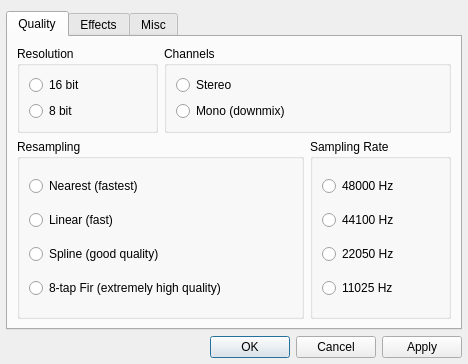
<?xml version="1.0" encoding="UTF-8"?>
<ui version="4.0">
 <class>SettingsDialog</class>
 <widget class="QDialog" name="SettingsDialog">
  <property name="geometry">
   <rect>
    <x>0</x>
    <y>0</y>
    <width>468</width>
    <height>364</height>
   </rect>
  </property>
  <property name="windowTitle">
   <string>ModPlug Plugin Settings</string>
  </property>
  <layout class="QGridLayout" name="gridLayout">
   <property name="leftMargin">
    <number>6</number>
   </property>
   <property name="rightMargin">
    <number>6</number>
   </property>
   <property name="bottomMargin">
    <number>6</number>
   </property>
   <item row="0" column="0" colspan="2">
    <widget class="QTabWidget" name="tabWidget">
     <property name="currentIndex">
      <number>0</number>
     </property>
     <widget class="QWidget" name="tab">
      <attribute name="title">
       <string>Quality</string>
      </attribute>
      <layout class="QGridLayout">
       <item row="0" column="0">
        <widget class="QGroupBox" name="groupBox">
         <property name="sizePolicy">
          <sizepolicy hsizetype="Preferred" vsizetype="Preferred">
           <horstretch>0</horstretch>
           <verstretch>0</verstretch>
          </sizepolicy>
         </property>
         <property name="title">
          <string>Resolution</string>
         </property>
         <layout class="QVBoxLayout">
          <item>
           <widget class="QRadioButton" name="bit16RadioButton">
            <property name="text">
             <string>16 bit</string>
            </property>
           </widget>
          </item>
          <item>
           <widget class="QRadioButton" name="bit8RadioButton">
            <property name="text">
             <string>8 bit</string>
            </property>
           </widget>
          </item>
         </layout>
        </widget>
       </item>
       <item row="0" column="1" colspan="2">
        <widget class="QGroupBox" name="groupBox_2">
         <property name="sizePolicy">
          <sizepolicy hsizetype="Preferred" vsizetype="Preferred">
           <horstretch>0</horstretch>
           <verstretch>0</verstretch>
          </sizepolicy>
         </property>
         <property name="title">
          <string>Channels</string>
         </property>
         <layout class="QVBoxLayout">
          <item>
           <widget class="QRadioButton" name="stereoRadioButton">
            <property name="text">
             <string>Stereo</string>
            </property>
           </widget>
          </item>
          <item>
           <widget class="QRadioButton" name="monoRadioButton">
            <property name="text">
             <string>Mono (downmix)</string>
            </property>
           </widget>
          </item>
         </layout>
        </widget>
       </item>
       <item row="1" column="0" colspan="2">
        <widget class="QGroupBox" name="groupBox_3">
         <property name="sizePolicy">
          <sizepolicy hsizetype="Preferred" vsizetype="Expanding">
           <horstretch>0</horstretch>
           <verstretch>0</verstretch>
          </sizepolicy>
         </property>
         <property name="title">
          <string>Resampling</string>
         </property>
         <layout class="QVBoxLayout">
          <item>
           <widget class="QRadioButton" name="resampNearestRadioButton">
            <property name="text">
             <string>Nearest (fastest)</string>
            </property>
           </widget>
          </item>
          <item>
           <widget class="QRadioButton" name="resampLinearRadioButton">
            <property name="text">
             <string>Linear (fast)</string>
            </property>
           </widget>
          </item>
          <item>
           <widget class="QRadioButton" name="resampSplineRadioButton">
            <property name="text">
             <string>Spline (good quality)</string>
            </property>
           </widget>
          </item>
          <item>
           <widget class="QRadioButton" name="resampPolyphaseRadioButton">
            <property name="text">
             <string>8-tap Fir (extremely high quality)</string>
            </property>
           </widget>
          </item>
         </layout>
        </widget>
       </item>
       <item row="1" column="2">
        <widget class="QGroupBox" name="groupBox_4">
         <property name="sizePolicy">
          <sizepolicy hsizetype="Preferred" vsizetype="Expanding">
           <horstretch>0</horstretch>
           <verstretch>0</verstretch>
          </sizepolicy>
         </property>
         <property name="title">
          <string>Sampling Rate</string>
         </property>
         <layout class="QVBoxLayout">
          <item>
           <widget class="QRadioButton" name="khz48RadioButton">
            <property name="text">
             <string>48000 Hz</string>
            </property>
           </widget>
          </item>
          <item>
           <widget class="QRadioButton" name="khz44RadioButton">
            <property name="text">
             <string>44100 Hz</string>
            </property>
           </widget>
          </item>
          <item>
           <widget class="QRadioButton" name="khz22RadioButton">
            <property name="text">
             <string>22050 Hz</string>
            </property>
           </widget>
          </item>
          <item>
           <widget class="QRadioButton" name="khz11RadioButton">
            <property name="text">
             <string>11025 Hz</string>
            </property>
           </widget>
          </item>
         </layout>
        </widget>
       </item>
      </layout>
     </widget>
     <widget class="QWidget" name="tab_2">
      <attribute name="title">
       <string>Effects</string>
      </attribute>
      <layout class="QGridLayout">
       <item row="0" column="0">
        <widget class="QGroupBox" name="reverbGroupBox">
         <property name="title">
          <string>Reverb</string>
         </property>
         <property name="checkable">
          <bool>true</bool>
         </property>
         <property name="checked">
          <bool>true</bool>
         </property>
         <layout class="QGridLayout">
          <item row="0" column="0">
           <widget class="QLabel" name="label_3">
            <property name="text">
             <string>Depth (%)</string>
            </property>
           </widget>
          </item>
          <item row="0" column="1">
           <spacer>
            <property name="orientation">
             <enum>Qt::Horizontal</enum>
            </property>
            <property name="sizeHint" stdset="0">
             <size>
              <width>10</width>
              <height>20</height>
             </size>
            </property>
           </spacer>
          </item>
          <item row="0" column="2">
           <widget class="QLabel" name="label_9">
            <property name="minimumSize">
             <size>
              <width>40</width>
              <height>0</height>
             </size>
            </property>
            <property name="frameShape">
             <enum>QFrame::Panel</enum>
            </property>
            <property name="frameShadow">
             <enum>QFrame::Sunken</enum>
            </property>
            <property name="text">
             <string>0</string>
            </property>
            <property name="alignment">
             <set>Qt::AlignCenter</set>
            </property>
            <property name="wordWrap">
             <bool>false</bool>
            </property>
            <property name="margin">
             <number>2</number>
            </property>
           </widget>
          </item>
          <item row="1" column="0" colspan="3">
           <widget class="QSlider" name="reverbDepthSlider">
            <property name="maximum">
             <number>100</number>
            </property>
            <property name="orientation">
             <enum>Qt::Horizontal</enum>
            </property>
           </widget>
          </item>
          <item row="2" column="0">
           <widget class="QLabel" name="label_4">
            <property name="text">
             <string>Delay (ms)</string>
            </property>
           </widget>
          </item>
          <item row="2" column="1">
           <spacer>
            <property name="orientation">
             <enum>Qt::Horizontal</enum>
            </property>
            <property name="sizeHint" stdset="0">
             <size>
              <width>10</width>
              <height>20</height>
             </size>
            </property>
           </spacer>
          </item>
          <item row="2" column="2">
           <widget class="QLabel" name="label_10">
            <property name="minimumSize">
             <size>
              <width>35</width>
              <height>0</height>
             </size>
            </property>
            <property name="frameShape">
             <enum>QFrame::Panel</enum>
            </property>
            <property name="frameShadow">
             <enum>QFrame::Sunken</enum>
            </property>
            <property name="text">
             <string>40</string>
            </property>
            <property name="alignment">
             <set>Qt::AlignCenter</set>
            </property>
            <property name="wordWrap">
             <bool>false</bool>
            </property>
            <property name="margin">
             <number>2</number>
            </property>
           </widget>
          </item>
          <item row="3" column="0" colspan="3">
           <widget class="QSlider" name="reverbDelaySlider">
            <property name="minimum">
             <number>40</number>
            </property>
            <property name="maximum">
             <number>200</number>
            </property>
            <property name="orientation">
             <enum>Qt::Horizontal</enum>
            </property>
           </widget>
          </item>
         </layout>
        </widget>
       </item>
       <item row="0" column="1">
        <widget class="QGroupBox" name="bassGroupBox">
         <property name="title">
          <string>Bass Boost</string>
         </property>
         <property name="checkable">
          <bool>true</bool>
         </property>
         <property name="checked">
          <bool>true</bool>
         </property>
         <layout class="QGridLayout">
          <item row="0" column="0">
           <widget class="QLabel" name="label_5">
            <property name="text">
             <string>Amount (%)</string>
            </property>
           </widget>
          </item>
          <item row="0" column="1">
           <spacer>
            <property name="orientation">
             <enum>Qt::Horizontal</enum>
            </property>
            <property name="sizeHint" stdset="0">
             <size>
              <width>10</width>
              <height>20</height>
             </size>
            </property>
           </spacer>
          </item>
          <item row="0" column="2">
           <widget class="QLabel" name="label_13">
            <property name="minimumSize">
             <size>
              <width>40</width>
              <height>0</height>
             </size>
            </property>
            <property name="frameShape">
             <enum>QFrame::Panel</enum>
            </property>
            <property name="frameShadow">
             <enum>QFrame::Sunken</enum>
            </property>
            <property name="text">
             <string>0</string>
            </property>
            <property name="alignment">
             <set>Qt::AlignCenter</set>
            </property>
            <property name="wordWrap">
             <bool>false</bool>
            </property>
            <property name="margin">
             <number>2</number>
            </property>
           </widget>
          </item>
          <item row="1" column="0" colspan="3">
           <widget class="QSlider" name="bassAmountSlider">
            <property name="maximum">
             <number>100</number>
            </property>
            <property name="orientation">
             <enum>Qt::Horizontal</enum>
            </property>
           </widget>
          </item>
          <item row="2" column="0">
           <widget class="QLabel" name="label_6">
            <property name="text">
             <string>Range (Hz)</string>
            </property>
           </widget>
          </item>
          <item row="2" column="1">
           <spacer>
            <property name="orientation">
             <enum>Qt::Horizontal</enum>
            </property>
            <property name="sizeHint" stdset="0">
             <size>
              <width>10</width>
              <height>20</height>
             </size>
            </property>
           </spacer>
          </item>
          <item row="2" column="2">
           <widget class="QLabel" name="label_14">
            <property name="minimumSize">
             <size>
              <width>35</width>
              <height>0</height>
             </size>
            </property>
            <property name="frameShape">
             <enum>QFrame::Panel</enum>
            </property>
            <property name="frameShadow">
             <enum>QFrame::Sunken</enum>
            </property>
            <property name="text">
             <string>10</string>
            </property>
            <property name="alignment">
             <set>Qt::AlignCenter</set>
            </property>
            <property name="wordWrap">
             <bool>false</bool>
            </property>
            <property name="margin">
             <number>2</number>
            </property>
           </widget>
          </item>
          <item row="3" column="0" colspan="3">
           <widget class="QSlider" name="bassRangeSlider">
            <property name="minimum">
             <number>10</number>
            </property>
            <property name="maximum">
             <number>100</number>
            </property>
            <property name="orientation">
             <enum>Qt::Horizontal</enum>
            </property>
           </widget>
          </item>
         </layout>
        </widget>
       </item>
       <item row="1" column="0">
        <widget class="QGroupBox" name="surGroupBox">
         <property name="title">
          <string>Surround</string>
         </property>
         <property name="checkable">
          <bool>true</bool>
         </property>
         <layout class="QGridLayout">
          <item row="0" column="0">
           <widget class="QLabel" name="label">
            <property name="text">
             <string>Depth (%)</string>
            </property>
           </widget>
          </item>
          <item row="0" column="1">
           <spacer>
            <property name="orientation">
             <enum>Qt::Horizontal</enum>
            </property>
            <property name="sizeHint" stdset="0">
             <size>
              <width>10</width>
              <height>20</height>
             </size>
            </property>
           </spacer>
          </item>
          <item row="0" column="2">
           <widget class="QLabel" name="label_11">
            <property name="minimumSize">
             <size>
              <width>35</width>
              <height>0</height>
             </size>
            </property>
            <property name="frameShape">
             <enum>QFrame::Panel</enum>
            </property>
            <property name="frameShadow">
             <enum>QFrame::Sunken</enum>
            </property>
            <property name="text">
             <string>0</string>
            </property>
            <property name="alignment">
             <set>Qt::AlignCenter</set>
            </property>
           </widget>
          </item>
          <item row="1" column="0" colspan="3">
           <widget class="QSlider" name="surDepthSlider">
            <property name="maximum">
             <number>100</number>
            </property>
            <property name="orientation">
             <enum>Qt::Horizontal</enum>
            </property>
           </widget>
          </item>
          <item row="2" column="0">
           <widget class="QLabel" name="label_2">
            <property name="text">
             <string>Delay (ms)</string>
            </property>
           </widget>
          </item>
          <item row="2" column="1">
           <spacer>
            <property name="orientation">
             <enum>Qt::Horizontal</enum>
            </property>
            <property name="sizeHint" stdset="0">
             <size>
              <width>10</width>
              <height>20</height>
             </size>
            </property>
           </spacer>
          </item>
          <item row="2" column="2">
           <widget class="QLabel" name="label_12">
            <property name="minimumSize">
             <size>
              <width>35</width>
              <height>0</height>
             </size>
            </property>
            <property name="frameShape">
             <enum>QFrame::Panel</enum>
            </property>
            <property name="frameShadow">
             <enum>QFrame::Sunken</enum>
            </property>
            <property name="text">
             <string>5</string>
            </property>
            <property name="alignment">
             <set>Qt::AlignCenter</set>
            </property>
           </widget>
          </item>
          <item row="3" column="0" colspan="3">
           <widget class="QSlider" name="surDelaySlider">
            <property name="minimum">
             <number>5</number>
            </property>
            <property name="maximum">
             <number>40</number>
            </property>
            <property name="orientation">
             <enum>Qt::Horizontal</enum>
            </property>
           </widget>
          </item>
         </layout>
        </widget>
       </item>
       <item row="1" column="1">
        <widget class="QGroupBox" name="preampGroupBox">
         <property name="title">
          <string>Preamp</string>
         </property>
         <property name="checkable">
          <bool>true</bool>
         </property>
         <layout class="QGridLayout">
          <item row="0" column="0">
           <widget class="QLabel" name="label_7">
            <property name="text">
             <string>Volume</string>
            </property>
           </widget>
          </item>
          <item row="0" column="1">
           <spacer>
            <property name="orientation">
             <enum>Qt::Horizontal</enum>
            </property>
            <property name="sizeHint" stdset="0">
             <size>
              <width>10</width>
              <height>20</height>
             </size>
            </property>
           </spacer>
          </item>
          <item row="0" column="2">
           <widget class="QLabel" name="preampLabel">
            <property name="minimumSize">
             <size>
              <width>35</width>
              <height>0</height>
             </size>
            </property>
            <property name="frameShape">
             <enum>QFrame::Panel</enum>
            </property>
            <property name="frameShadow">
             <enum>QFrame::Sunken</enum>
            </property>
            <property name="text">
             <string>0</string>
            </property>
            <property name="alignment">
             <set>Qt::AlignCenter</set>
            </property>
            <property name="wordWrap">
             <bool>false</bool>
            </property>
            <property name="margin">
             <number>2</number>
            </property>
           </widget>
          </item>
          <item row="1" column="0" colspan="3">
           <widget class="QSlider" name="preampSlider">
            <property name="minimum">
             <number>-30</number>
            </property>
            <property name="maximum">
             <number>30</number>
            </property>
            <property name="singleStep">
             <number>0</number>
            </property>
            <property name="orientation">
             <enum>Qt::Horizontal</enum>
            </property>
            <property name="tickPosition">
             <enum>QSlider::TicksBelow</enum>
            </property>
            <property name="tickInterval">
             <number>30</number>
            </property>
           </widget>
          </item>
          <item row="2" column="0" colspan="3">
           <widget class="QLabel" name="label_15">
            <property name="text">
             <string>Note: Setting the preamp
too high may cause clipping!</string>
            </property>
            <property name="alignment">
             <set>Qt::AlignCenter</set>
            </property>
           </widget>
          </item>
         </layout>
        </widget>
       </item>
      </layout>
     </widget>
     <widget class="QWidget" name="tab_3">
      <attribute name="title">
       <string>Misc</string>
      </attribute>
      <layout class="QVBoxLayout">
       <item>
        <widget class="QGroupBox" name="groupBox_9">
         <property name="title">
          <string>General</string>
         </property>
         <layout class="QGridLayout">
          <item row="0" column="0">
           <widget class="QCheckBox" name="fileNameCheckBox">
            <property name="text">
             <string>Use filename as song title</string>
            </property>
           </widget>
          </item>
          <item row="0" column="1">
           <widget class="QCheckBox" name="noiseCheckBox">
            <property name="text">
             <string>Noise reduction</string>
            </property>
           </widget>
          </item>
          <item row="1" column="0">
           <widget class="QCheckBox" name="checkBox_6">
            <property name="enabled">
             <bool>false</bool>
            </property>
            <property name="text">
             <string>Fast playlist info</string>
            </property>
           </widget>
          </item>
          <item row="1" column="1">
           <widget class="QCheckBox" name="amigaCheckBox">
            <property name="enabled">
             <bool>false</bool>
            </property>
            <property name="text">
             <string>Play Amiga MOD</string>
            </property>
           </widget>
          </item>
         </layout>
        </widget>
       </item>
       <item>
        <widget class="QGroupBox" name="groupBox_10">
         <property name="title">
          <string>Looping</string>
         </property>
         <layout class="QGridLayout">
          <item row="0" column="0">
           <widget class="QRadioButton" name="dontLoopRadioButton">
            <property name="text">
             <string>Don't loop</string>
            </property>
           </widget>
          </item>
          <item row="1" column="0">
           <widget class="QRadioButton" name="loopRadioButton">
            <property name="text">
             <string>Loop</string>
            </property>
           </widget>
          </item>
          <item row="1" column="1">
           <widget class="QSpinBox" name="loopSpinBox">
            <property name="maximum">
             <number>100</number>
            </property>
            <property name="value">
             <number>1</number>
            </property>
           </widget>
          </item>
          <item row="1" column="2">
           <widget class="QLabel" name="label_8">
            <property name="text">
             <string>time(s)</string>
            </property>
           </widget>
          </item>
          <item row="1" column="3">
           <spacer>
            <property name="orientation">
             <enum>Qt::Horizontal</enum>
            </property>
            <property name="sizeHint" stdset="0">
             <size>
              <width>10</width>
              <height>20</height>
             </size>
            </property>
           </spacer>
          </item>
          <item row="2" column="0" colspan="2">
           <widget class="QRadioButton" name="loopForeverRadioButton">
            <property name="text">
             <string>Loop forever</string>
            </property>
           </widget>
          </item>
         </layout>
        </widget>
       </item>
       <item>
        <spacer>
         <property name="orientation">
          <enum>Qt::Vertical</enum>
         </property>
         <property name="sizeHint" stdset="0">
          <size>
           <width>20</width>
           <height>40</height>
          </size>
         </property>
        </spacer>
       </item>
      </layout>
     </widget>
    </widget>
   </item>
   <item row="1" column="0" colspan="2">
    <widget class="QDialogButtonBox" name="buttonBox">
     <property name="sizePolicy">
      <sizepolicy hsizetype="Preferred" vsizetype="Fixed">
       <horstretch>0</horstretch>
       <verstretch>0</verstretch>
      </sizepolicy>
     </property>
     <property name="standardButtons">
      <set>QDialogButtonBox::Apply|QDialogButtonBox::Cancel|QDialogButtonBox::Ok</set>
     </property>
    </widget>
   </item>
  </layout>
 </widget>
 <resources/>
 <connections>
  <connection>
   <sender>reverbDepthSlider</sender>
   <signal>valueChanged(int)</signal>
   <receiver>label_9</receiver>
   <slot>setNum(int)</slot>
   <hints>
    <hint type="sourcelabel">
     <x>219</x>
     <y>118</y>
    </hint>
    <hint type="destinationlabel">
     <x>199</x>
     <y>85</y>
    </hint>
   </hints>
  </connection>
  <connection>
   <sender>reverbDelaySlider</sender>
   <signal>valueChanged(int)</signal>
   <receiver>label_10</receiver>
   <slot>setNum(int)</slot>
   <hints>
    <hint type="sourcelabel">
     <x>191</x>
     <y>172</y>
    </hint>
    <hint type="destinationlabel">
     <x>219</x>
     <y>150</y>
    </hint>
   </hints>
  </connection>
  <connection>
   <sender>surDepthSlider</sender>
   <signal>valueChanged(int)</signal>
   <receiver>label_11</receiver>
   <slot>setNum(int)</slot>
   <hints>
    <hint type="sourcelabel">
     <x>200</x>
     <y>253</y>
    </hint>
    <hint type="destinationlabel">
     <x>199</x>
     <y>231</y>
    </hint>
   </hints>
  </connection>
  <connection>
   <sender>surDelaySlider</sender>
   <signal>valueChanged(int)</signal>
   <receiver>label_12</receiver>
   <slot>setNum(int)</slot>
   <hints>
    <hint type="sourcelabel">
     <x>193</x>
     <y>316</y>
    </hint>
    <hint type="destinationlabel">
     <x>187</x>
     <y>276</y>
    </hint>
   </hints>
  </connection>
  <connection>
   <sender>bassAmountSlider</sender>
   <signal>valueChanged(int)</signal>
   <receiver>label_13</receiver>
   <slot>setNum(int)</slot>
   <hints>
    <hint type="sourcelabel">
     <x>408</x>
     <y>118</y>
    </hint>
    <hint type="destinationlabel">
     <x>420</x>
     <y>87</y>
    </hint>
   </hints>
  </connection>
  <connection>
   <sender>bassRangeSlider</sender>
   <signal>valueChanged(int)</signal>
   <receiver>label_14</receiver>
   <slot>setNum(int)</slot>
   <hints>
    <hint type="sourcelabel">
     <x>392</x>
     <y>159</y>
    </hint>
    <hint type="destinationlabel">
     <x>397</x>
     <y>137</y>
    </hint>
   </hints>
  </connection>
  <connection>
   <sender>buttonBox</sender>
   <signal>rejected()</signal>
   <receiver>SettingsDialog</receiver>
   <slot>reject()</slot>
   <hints>
    <hint type="sourcelabel">
     <x>294</x>
     <y>362</y>
    </hint>
    <hint type="destinationlabel">
     <x>170</x>
     <y>371</y>
    </hint>
   </hints>
  </connection>
 </connections>
</ui>
